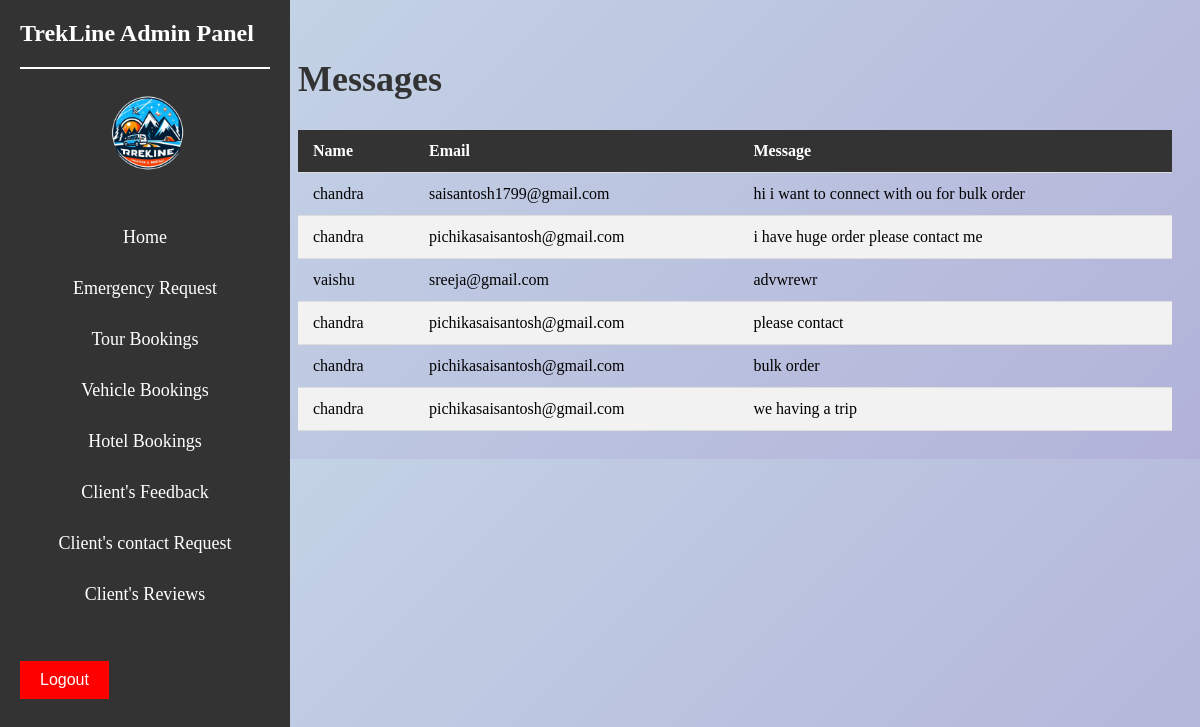
Screenshot of /admin/admincontact.php with the database file from the repository.
### tables this page shows
CREATE TABLE `messages` (
  `name` varchar(50) NOT NULL,
  `email` varchar(40) NOT NULL,
  `message` varchar(500) NOT NULL
);

### admin/admincontact.php (the view, shortened to what this page needs)
<?php
$db_host = "localhost";
$db_user = "root";
$db_password = "";
$db_name = "trekline";
$conn = new mysqli($db_host, $db_user, $db_password, $db_name);
function getMessages($conn) {
    $sql = "SELECT * FROM messages";
    $result = $conn->query($sql);
    if ($result->num_rows > 0) {
        return $result->fetch_all(MYSQLI_ASSOC);
    } else {
        return [];
    }
}
$messages = getMessages($conn);
?>
<!DOCTYPE html>
<html>
<head>
</head>
<body style="background: linear-gradient(135deg, rgba(70, 130, 180, 0.3), rgba(0, 0, 128, 0.3));">
<div class="sidebar">
        <h2>TrekLine Admin Panel</h2><br><img src="img/logo2.png" alt="Logo" class="logo" width="90px" style="border-radius: 1000px; margin-left:85px ;">
        <ul align="center">
            <li><a href="adminindex.php">Home</a></li>
            <li><a href="adminemergency.php">Emergency Request</a></li>
            <li><a href="admintourbooking.php">Tour Bookings</a></li>
            <li><a href="adminvehiclebooking.php">Vehicle Bookings</a></li>
            <li><a href="adminhotelbooking.php">Hotel Bookings</a></li>
            <li><a href="adminrating.php">Client's Feedback</a></li>
            <li><a href="admincontact.php">Client's contact Request</a></li>
            <li><a href="adminreview.php">Client's Reviews</a></li>
        </ul>
        <button class="logout-button" onclick="location.href='adminlogout.php'">Logout</button>
    </div>
<div class="content">
    <h2>Messages</h2>
    <?php if (empty($messages)) {  ?>
        <p>No messages are found.</p>
    <?php } else {  ?>
        <table>
            <thead>
                <tr>
                    <th>Name</th>
                    <th>Email</th>
                    <th>Message</th>
                </tr>
            </thead>
            <tbody>
                <?php foreach ($messages as $message) { ?>
                    <tr>
                        <td><?= $message['name'] ?></td>
                        <td><?= $message['email'] ?></td>
                        <td><?= $message['message'] ?></td>
                    </tr>
                <?php } ?>
            </tbody>
        </table>
    <?php } ?>
</div>
</body>
</html>

### admin/admincontact.php (style rules this page uses)
.sidebar { width: 250px; position: fixed; top: 0; bottom: 0; left: 0; background-color: #333; color: #fff; padding: 20px; overflow-y: auto; }
.sidebar h2 { color:white; margin: 0; padding-bottom: 20px; border-bottom: 2px solid #fff; font-size: 24px; }
.sidebar ul { list-style: none; padding: 20px; }
.sidebar li { margin-bottom: 10px; padding: 10px }
.sidebar a { color: #fff; text-decoration: none; font-size: 18px; }
.logout-button { background-color: #f00; color: #fff; border: none; padding: 10px 20px; font-size: 16px; cursor: pointer; }
.content { margin-left: 270px; padding: 20px; }
h2 { font-size: 36px; color: #333; }
table { width: 100%; border-collapse: collapse; }
th, td { padding: 12px 15px; text-align: left; border-bottom: 1px solid #ddd; }
th { background-color: #333; color: white; }
tr:nth-child(even) { background-color: #f2f2f2; }

### rows the page displays
messages: name "chandra", email "saisantosh1799@gmail.com", message "hi i want to connect with ou for bulk order"
messages: name "chandra", email "pichikasaisantosh@gmail.com", message "i have huge order please contact me"
messages: name "vaishu", email "sreeja@gmail.com", message "advwrewr"
messages: name "chandra", email "pichikasaisantosh@gmail.com", message "please contact"
messages: name "chandra", email "pichikasaisantosh@gmail.com", message "bulk order"
messages: name "chandra", email "pichikasaisantosh@gmail.com", message "we having a trip"
